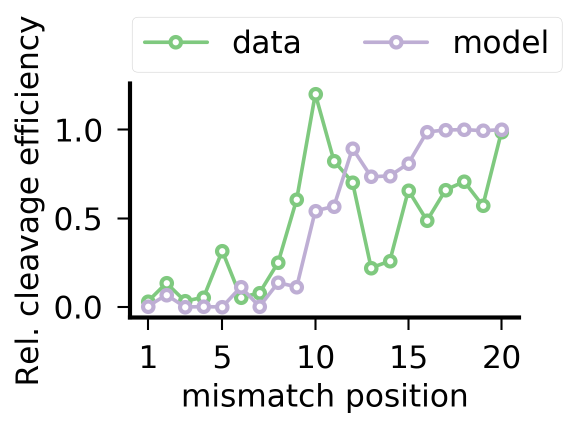
#> input picture data/BN_forum_22_10_2018/From_Boyle_to_Pattanayak_single_mm.png, 1153 x 856 px (shown at 1/2 size)
$ python -i plotting_ABA_Diewertje.py   (imports and definitions only)
#> lines starting #> are read from the running program, lines starting #| are printed output that depends on the picture
import matplotlib.pylab as plt
import numpy as np
import pandas as pd
import seaborn as sns
# [1 line not run here, left out]
current_colors = sns.color_palette()
import importlib as imp
import sys
sys.path.append('../code_general_Finkelsteinlab/')
import plotting_Finkelsteinlab_Diewertje as pltF

import Calculate_ABA_Finkelsteinlab_Diewertje as CalcABA
# [1 line not run here, left out]

# [66 lines left out: functions plot_single_mut_ABA, plot_double_mut_ABA, make_block_ID, not called in this run]


def plot_block_mm_ABA(data, data_name='Finkelstein Data', Canonical=True, Plot=True,
                      SaveFigures=False, figure_names=['figure1','figure 2']):


    data['Mutation Type'].fillna('', inplace=True)
    select_multi_mm = data['Mutation Type'].apply(lambda x: np.unique(np.array(x.split('|')))[0] == 'r')
    multi_mm_data = data[(data['Canonical'] == Canonical) & (select_multi_mm) & (data['Mutation Count'] > 2)][['Mutation ID', 'Delta ABA (kBT)', 'Uncertainty']]
    multi_mm_data['MM Positions'] = multi_mm_data['Mutation ID'].apply(
        lambda x: list(map(lambda y: int(y.split(':')[1]), x.split('|'))))
    multi_mm_data['Position'] = multi_mm_data['MM Positions'].apply(make_block_ID)
    multi_mm_data = multi_mm_data[(multi_mm_data['Position'] != '')]
    block_mm_data_mean = multi_mm_data[['Position', 'Delta ABA (kBT)', 'Uncertainty']].groupby('Position').mean().reset_index()

    Ng = 20;
    block_mm_map = np.empty((Ng, Ng))
    block_mm_map[:] = np.nan
    for n in range(len(block_mm_data_mean)):
        pos = block_mm_data_mean['Position'].iloc[n]
        Positions = list(map(lambda x: int(x) - 1, pos.split('|')))
        block_mm_map[Positions[0], Positions[1]] = block_mm_data_mean['Delta ABA (kBT)'].iloc[n]

    if Plot:
        plt.figure()
        sns.heatmap(block_mm_map, cmap='coolwarm', cbar=True, vmin=0, vmax=block_mm_data_mean['Delta ABA (kBT)'].max())

        plt.xlabel('Block end', fontsize=15)
        plt.ylabel('Block start', fontsize=15)
        plt.title('$\Delta$ABA - ' + data_name, fontsize=15)
        if not Canonical:
            plt.title('$\Delta$ABA - ' + data_name + ' - Noncanonical', fontsize=15)
        ax = plt.gca()
        ax.set_xticklabels(list(map(lambda x: str(int(x)), ax.get_xticks() + 0.5)),fontsize=15);
        ax.set_yticklabels(list(map(lambda x: str(int(x)), 20 -ax.get_yticks() + 0.5)), fontsize=15,rotation=0);
        if SaveFigures:
            plt.savefig(figure_names[0],format='pdf',bbox_inches='tight')


    block_start_mm_data = block_mm_data_mean.set_index('Position').groupby(
        lambda x: int(x.split('|')[0])).mean().reset_index().rename(columns={'index': 'Block start'})

    if Plot:
        block_start_mm_data.plot(x='Block start', y='Delta ABA (kBT)', yerr='Uncertainty', marker='o', linewidth=1,
                                 color='blue')
        plt.xlabel('Block start', fontsize=15)
        plt.ylabel('$\Delta$ABA', fontsize=15)
        plt.title(data_name, fontsize=15)
        if not Canonical:
            plt.title(data_name + ' - Noncanonical', fontsize=15)


        plt.xticks(fontsize=15);
        plt.yticks(fontsize=15);
        if SaveFigures:
            plt.savefig(figure_names[1],format='pdf',bbox_inches='tight')


    return block_mm_data_mean, block_mm_map, block_start_mm_data


# [268 lines left out: functions plot_mut_PAM_ABA, predict_block_mismatches, predict_1D_mmblocks, predict_single_mm, predict_double_mm, predict_double_mm_delta, not called in this run]

>>> import cv2
>>> picture = cv2.imread('../data/BN_forum_22_10_2018/From_Boyle_to_Pattanayak_single_mm.png', cv2.IMREAD_GRAYSCALE)
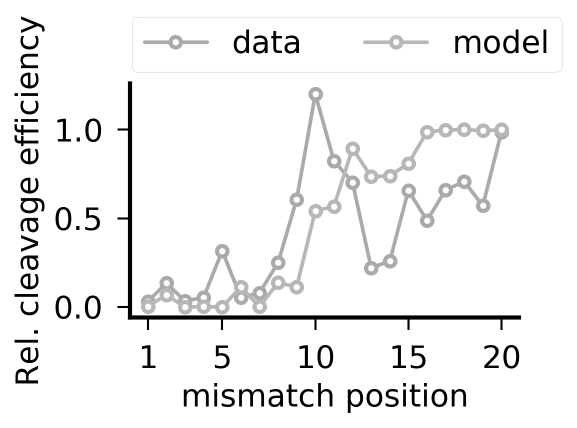
#> picture: shape (856, 1153) (shown at 1/2 size); min 0, max 255, mean 241.7
>>> result = plot_block_mm_ABA(picture)
#> (the run stopped early here; a loop or call above may not have finished)

$ run again, on data/BN_forum_22_10_2018/From_Boyle_to_Pattanayak_two_mm.png
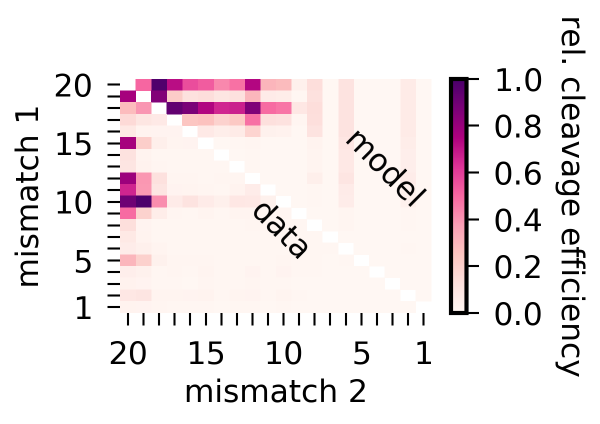
#> input picture data/BN_forum_22_10_2018/From_Boyle_to_Pattanayak_two_mm.png, 1199 x 847 px (shown at 1/2 size)
#> `picture = cv2.imread('../data/BN_forum_22_10_2018/From_Boyle_to_Pattan..`:
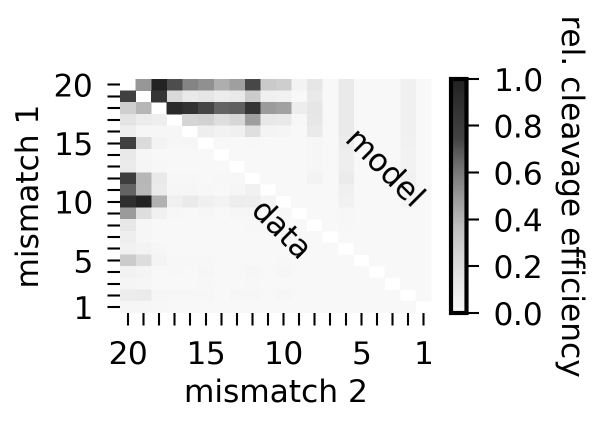
#> picture: shape (847, 1199) (shown at 1/2 size); min 0, max 255, mean 235.3
